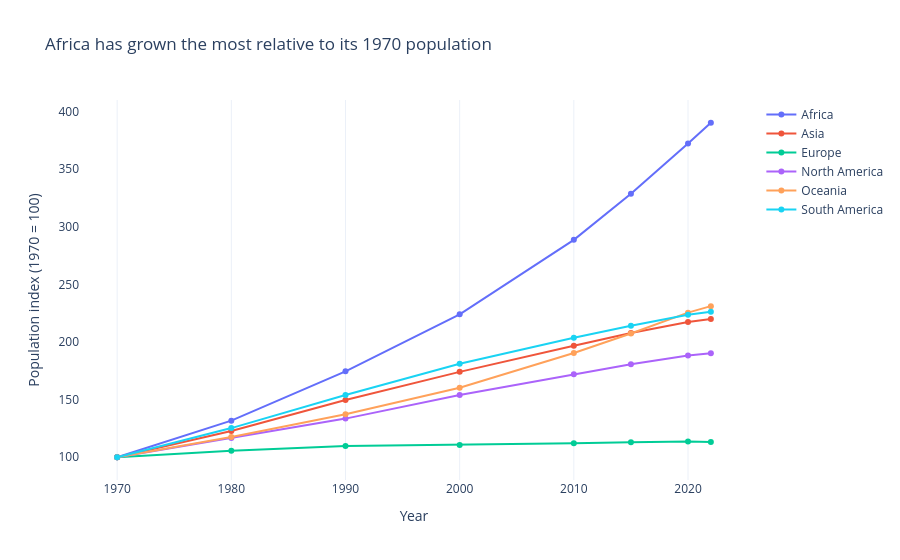

The cell this chart's notebook holds for it:
### Markdown cell above
**Chart choice & justification:** *Which chart did you choose, and why? Justify design choices.

*YOUR ANSWER HERE*

Africa experienced the fastest population growth relative to its 1970 population. By 2022, its population index reached 390.4, meaning its population became approximately 3.9 times its 1970 size. Oceania followed at 231.2, while Europe had the slowest relative growth at 113.3.

I chose a line chart because it clearly shows how the population of each continent changed over time. Indexing the population to 1970 = 100 makes it possible to compare relative growth fairly, even though continents had different starting population sizes.

### Code cell
# Q1: Relative population growth (1970 = 100)

continent_year = df_long.groupby(
    ['Continent', 'Year'], as_index=False
)['Population'].sum()

base = continent_year[
    continent_year['Year'] == 1970
][['Continent', 'Population']].rename(
    columns={'Population': 'Base1970'}
)

continent_year = continent_year.merge(base, on='Continent')

continent_year['Index (1970=100)'] = (
    continent_year['Population'] /
    continent_year['Base1970'] * 100
)

growth_2022 = continent_year[
    continent_year['Year'] == 2022
].sort_values('Index (1970=100)', ascending=False)

fastest = growth_2022.iloc[0]['Continent']

fig = px.line(
    continent_year,
    x='Year',
    y='Index (1970=100)',
    color='Continent',
    markers=True,
    title=f'{fastest} has grown the most relative to its 1970 population',
    labels={
        'Index (1970=100)': 'Population index (1970 = 100)',
        'Year': 'Year'
    }
)

fig.update_layout(
    template='plotly_white',
    legend_title_text='',
    hovermode='x unified'
)

fig.update_yaxes(showgrid=False)

fig.show()

print("Population growth index in 2022:")
print(
    growth_2022[
        ['Continent', 'Index (1970=100)']
    ].round(1).to_string(index=False)
)

### Figure 1 — Plotly figure (JSON) as saved in the notebook; plotly's stock layout.template omitted (floating-point values rounded to 4 significant figures)
{"data": [{"hovertemplate": "Continent=Africa<br>Year=%{x}<br>Population index (1970 = 100)=%{y}<extra></extra>", "legendgroup": "Africa", "line": {"color": "#636efa", "dash": "solid"}, "marker": {"symbol": "circle"}, "mode": "lines+markers", "name": "Africa", "orientation": "v", "showlegend": true, "type": "scatter", "x": [1970, 1980, 1990, 2000, 2010, 2015, 2020, 2022], "xaxis": "x", "y": [100.0, 131.8, 174.6, 224.1, 288.8, 328.7, 372.3, 390.4], "yaxis": "y"}, {"hovertemplate": "Continent=Asia<br>Year=%{x}<br>Population index (1970 = 100)=%{y}<extra></extra>", "legendgroup": "Asia", "line": {"color": "#EF553B", "dash": "solid"}, "marker": {"symbol": "circle"}, "mode": "lines+markers", "name": "Asia", "orientation": "v", "showlegend": true, "type": "scatter", "x": [1970, 1980, 1990, 2000, 2010, 2015, 2020, 2022], "xaxis": "x", "y": [100.0, 122.9, 149.7, 174.1, 196.7, 207.9, 217.4, 220.1], "yaxis": "y"}, {"hovertemplate": "Continent=Europe<br>Year=%{x}<br>Population index (1970 = 100)=%{y}<extra></extra>", "legendgroup": "Europe", "line": {"color": "#00cc96", "dash": "solid"}, "marker": {"symbol": "circle"}, "mode": "lines+markers", "name": "Europe", "orientation": "v", "showlegend": true, "type": "scatter", "x": [1970, 1980, 1990, 2000, 2010, 2015, 2020, 2022], "xaxis": "x", "y": [100.0, 105.6, 109.8, 110.7, 112.1, 113.1, 113.7, 113.3], "yaxis": "y"}, {"hovertemplate": "Continent=North America<br>Year=%{x}<br>Population index (1970 = 100)=%{y}<extra></extra>", "legendgroup": "North America", "line": {"color": "#ab63fa", "dash": "solid"}, "marker": {"symbol": "circle"}, "mode": "lines+markers", "name": "North America", "orientation": "v", "showlegend": true, "type": "scatter", "x": [1970, 1980, 1990, 2000, 2010, 2015, 2020, 2022], "xaxis": "x", "y": [100.0, 116.8, 133.6, 154.1, 172.1, 180.8, 188.4, 190.3], "yaxis": "y"}, {"hovertemplate": "Continent=Oceania<br>Year=%{x}<br>Population index (1970 = 100)=%{y}<extra></extra>", "legendgroup": "Oceania", "line": {"color": "#FFA15A", "dash": "solid"}, "marker": {"symbol": "circle"}, "mode": "lines+markers", "name": "Oceania", "orientation": "v", "showlegend": true, "type": "scatter", "x": [1970, 1980, 1990, 2000, 2010, 2015, 2020, 2022], "xaxis": "x", "y": [100.0, 117.7, 137.3, 160.3, 190.5, 207.4, 225.5, 231.2], "yaxis": "y"}, {"hovertemplate": "Continent=South America<br>Year=%{x}<br>Population index (1970 = 100)=%{y}<extra></extra>", "legendgroup": "South America", "line": {"color": "#19d3f3", "dash": "solid"}, "marker": {"symbol": "circle"}, "mode": "lines+markers", "name": "South America", "orientation": "v", "showlegend": true, "type": "scatter", "x": [1970, 1980, 1990, 2000, 2010, 2015, 2020, 2022], "xaxis": "x", "y": [100.0, 125.3, 154.0, 181.2, 203.7, 214.1, 223.7, 226.4], "yaxis": "y"}], "layout": {"hovermode": "x unified", "legend": {"title": {"text": ""}, "tracegroupgap": 0}, "title": {"text": "Africa has grown the most relative to its 1970 population"}, "xaxis": {"anchor": "y", "domain": [0, 1], "title": {"text": "Year"}}, "yaxis": {"anchor": "x", "domain": [0, 1], "showgrid": false, "title": {"text": "Population index (1970 = 100)"}}}}
